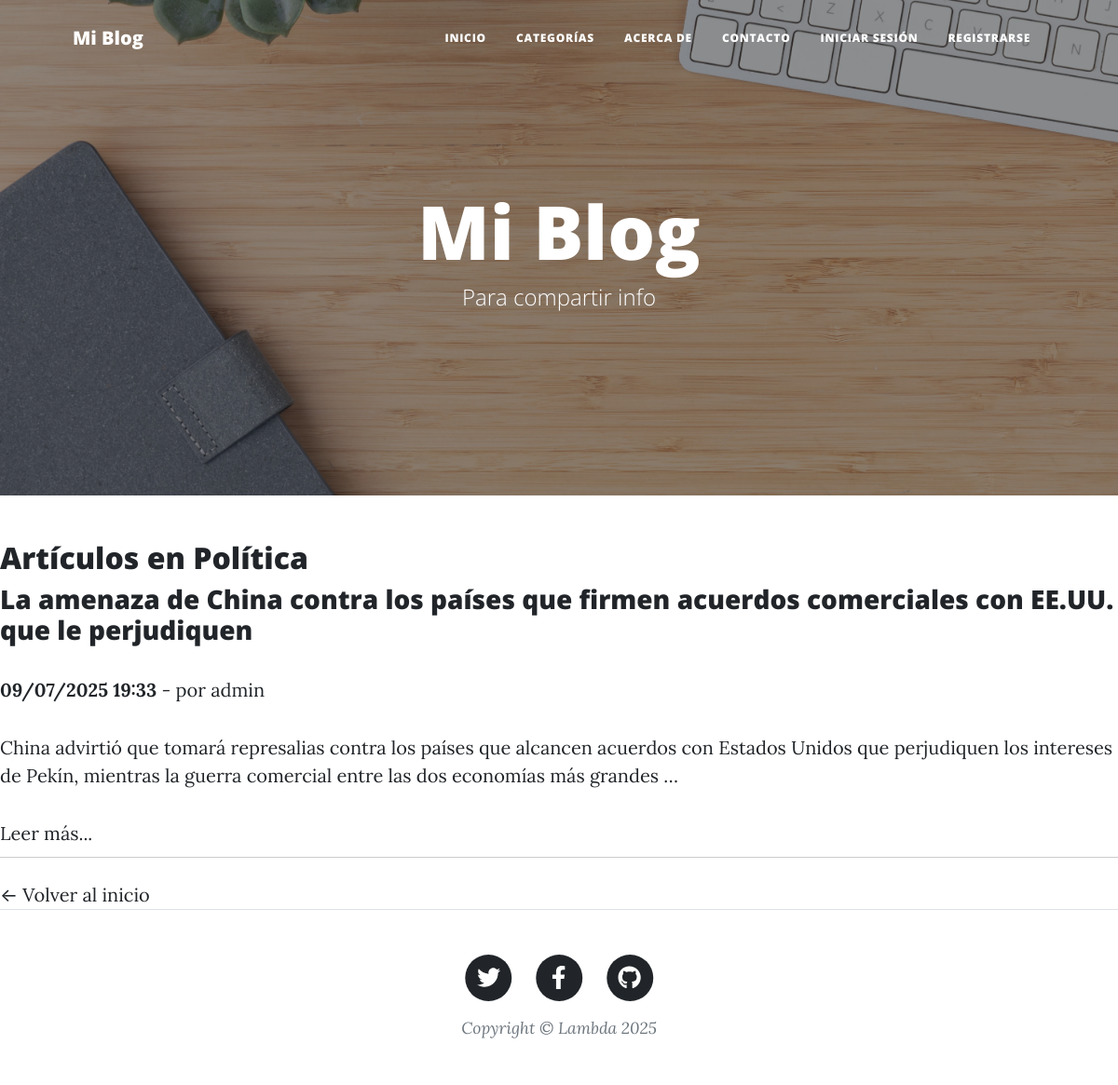
/categoria/3/, run on an earlier commit of the app's database.
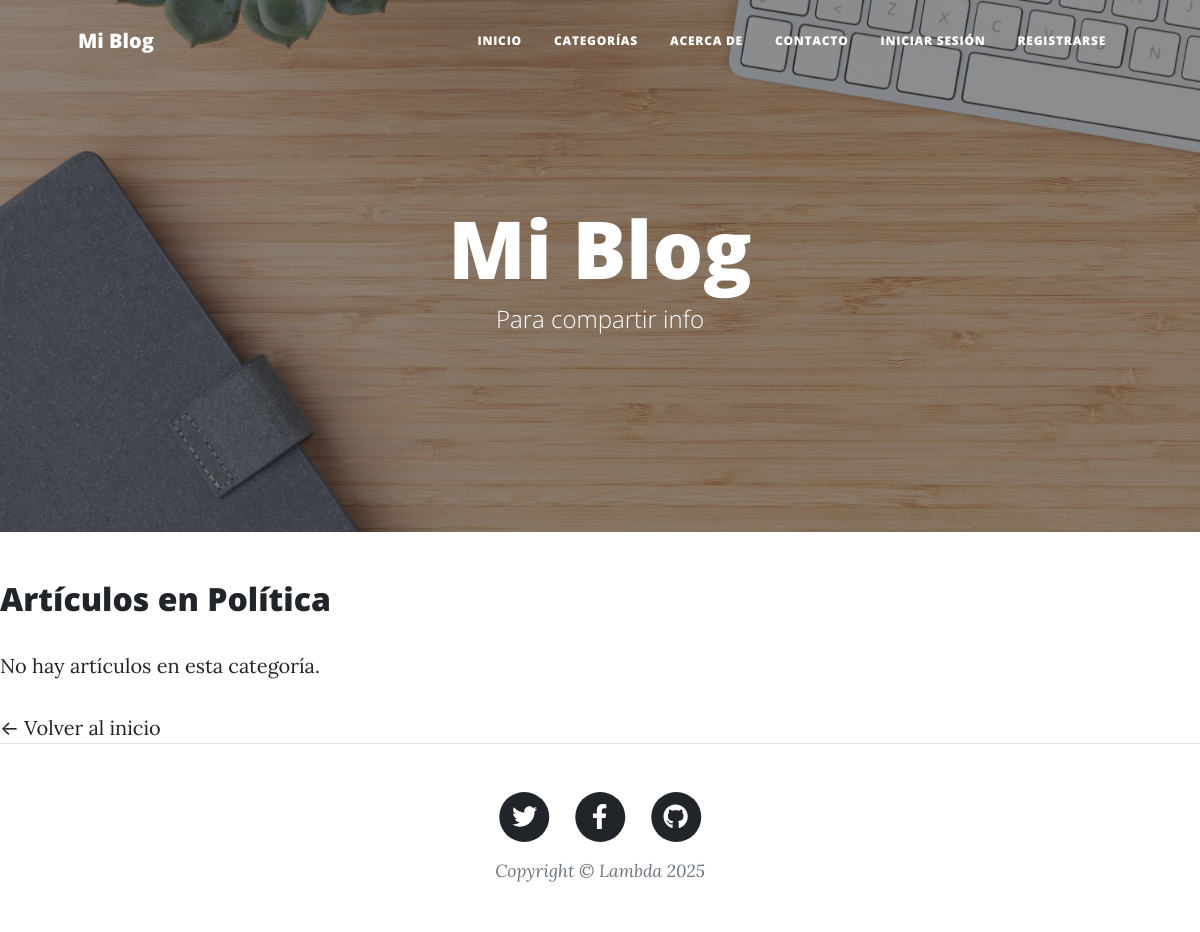
And on a later commit of the database.
### blog/models.py (models this page shows, shortened)
class Articulo(models.Model):
    titulo = models.CharField(max_length=200)
    contenido = models.TextField()
    imagen_principal = models.ImageField(upload_to=ruta_imagen_articulo, blank=True, null=True)
    imagen_intermedia = models.ImageField(upload_to=ruta_imagen_articulo, blank=True, null=True)
    fecha_publicacion = models.DateTimeField(auto_now_add=True)
    autor = models.ForeignKey(User, on_delete=models.CASCADE)
    categoria = models.ForeignKey(Categoria, on_delete=models.SET_NULL, null=True, blank=True)

### blog/views.py (the view)
# urls.py: path('categoria/<int:categoria_id>/', views.articulos_por_categoria, name='articulos_por_categoria'),
def articulos_por_categoria(request, categoria_id):
    categoria = Categoria.objects.get(id=categoria_id)
    articulos = Articulo.objects.filter(categoria=categoria).order_by('-fecha_publicacion')
    return render(request, 'blog/articulos_por_categoria.html', {
        'categoria': categoria,
        'articulos': articulos
    })

### blog/templates/blog/articulos_por_categoria.html (shortened to what this page needs)
{% extends 'blog/base.html' %}
{% block contenido %}
<h2>Artículos en {{ categoria.nombre }}</h2>
{% for articulo in articulos %}
    <div style="margin-bottom: 25px; border-bottom: 1px solid #ccc; padding-bottom: 10px;">
        <h3><a href="{% url 'detalle_articulo' articulo.id %}">{{ articulo.titulo }}</a></h3>
        <p><strong>{{ articulo.fecha_publicacion|date:"d/m/Y H:i" }}</strong> - por {{ articulo.autor.username }}</p>
        <p>{{ articulo.contenido|truncatewords:30 }}</p>
        <a href="{% url 'detalle_articulo' articulo.id %}">Leer más...</a>
    </div>
{% empty %}
    <p>No hay artículos en esta categoría.</p>
{% endfor %}
<a href="{% url 'inicio' %}">← Volver al inicio</a>
{% endblock %}

What changed in the data, as far as the page shows it:
removed Articulo: titulo "La amenaza de China contra los países que firmen acuerdos comerciales con EE.UU. que le perjudiquen", fecha_publicacion "09/07/2025 19:33", autor.username "admin", contenido "China advirtió que tomará represalias contra los países que alcancen acuerdos con Estados Unidos que perjudiquen los intereses de Pekín, mientras la guerra comercial entre las dos economías más grandes …"
Also different on the page:
text now shown: "No hay artículos en esta categoría."
